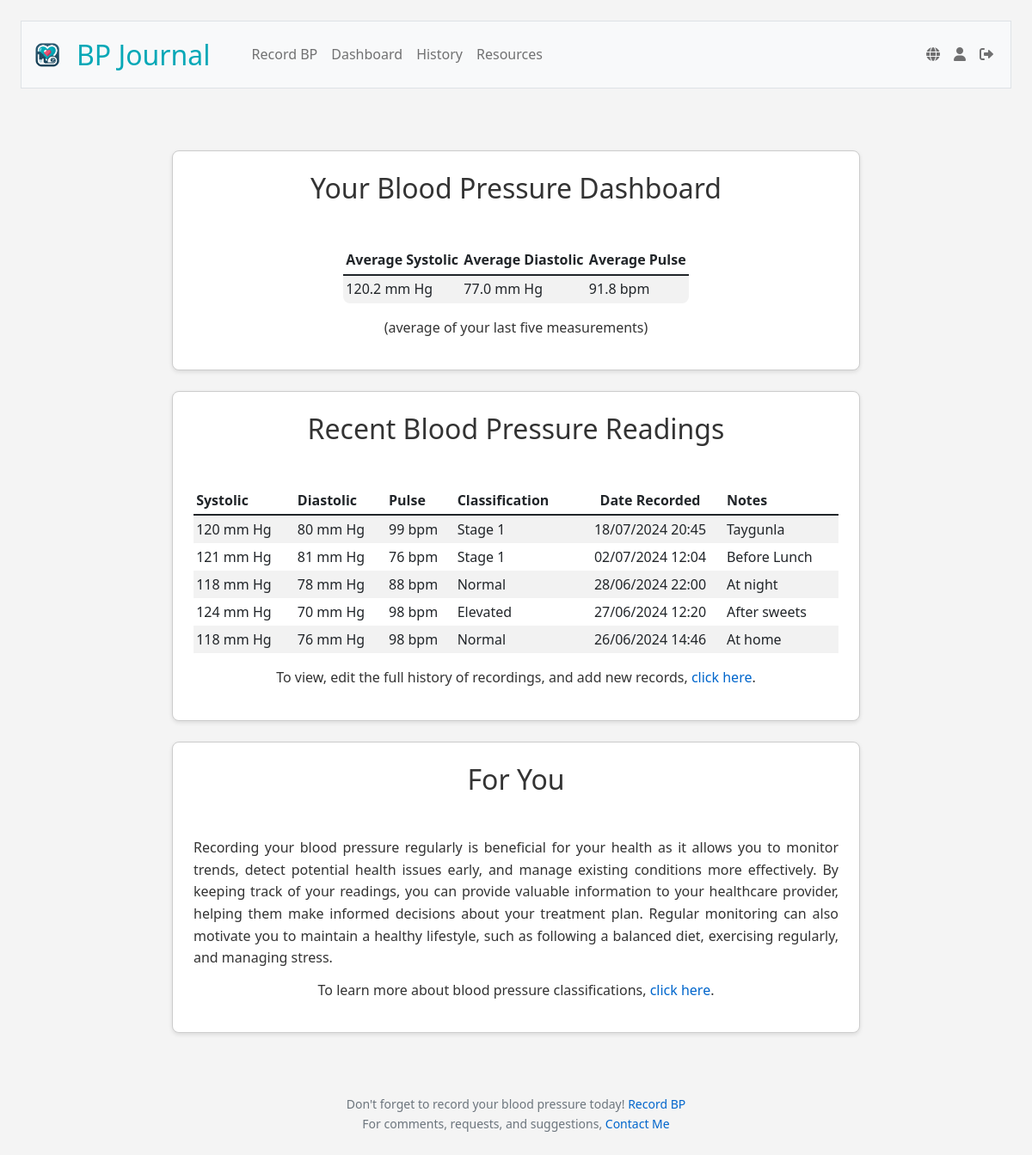
The app's page /dashboard (signed in) with its own data.
### tables this page shows
CREATE TABLE blood_pressure_readings (
id INTEGER PRIMARY KEY AUTOINCREMENT NOT NULL,
user_id INTEGER NOT NULL,
systolic INTEGER NOT NULL,
diastolic INTEGER NOT NULL,
pulse INTEGER,
reading_date DATETIME DEFAULT CURRENT_TIMESTAMP,
notes TEXT,
FOREIGN KEY (user_id) REFERENCES users (id));

### app.py (the view)
@app.route("/dashboard")
@login_required
def dashboard():
    user_id = session["user_id"]
    user_timezone = db.execute("SELECT timezone FROM users WHERE id = ?", user_id)[0]['timezone']
    user_tz = pytz.timezone(user_timezone)
    recording_rows = db.execute("""
                                SELECT *
                                FROM blood_pressure_readings
                                WHERE user_id = ?
                                ORDER BY reading_date
                                DESC LIMIT 5
    """, user_id)
    for row in recording_rows:
        row["classification"] = classify_bp(row["systolic"], row["diastolic"])
        utc_time = row["reading_date"]
        try:
            local_time = pytz.utc.localize(datetime.strptime(utc_time, '%Y-%m-%d %H:%M:%S')).astimezone(user_tz)
            row["reading_date"] = local_time.strftime('%d/%m/%Y %H:%M')
        except Exception:
            row["reading_date"] = utc_time
    user_avg_recording = db.execute("""
        SELECT AVG(systolic) AS avg_systolic,
        AVG(diastolic) AS avg_diastolic,
        AVG(pulse) AS avg_pulse
        FROM (
            SELECT systolic, diastolic, pulse
            FROM blood_pressure_readings
            WHERE user_id = ?
            ORDER BY reading_date DESC
            LIMIT 5
        )
    """, user_id)
    if user_avg_recording:
        avg_data = {
            'avg_systolic': round(user_avg_recording[0]['avg_systolic'], 1) if user_avg_recording[0]['avg_systolic'] else '',
            'avg_diastolic': round(user_avg_recording[0]['avg_diastolic'], 1) if user_avg_recording[0]['avg_diastolic'] else '',
            'avg_pulse': round(user_avg_recording[0]['avg_pulse'], 1) if user_avg_recording[0]['avg_pulse'] else ''
        }
    else:
        avg_data = {'avg_systolic': 'N/A', 'avg_diastolic': 'N/A', 'avg_pulse': 'N/A'}
    return render_template("dashboard.html", classes=g.language_data['classes'], data=g.language_data['dashboard'], last5reading=recording_rows, user_id=user_id, user_avg_recording=[avg_data])

### app.py (called while the page is built)
@app.before_request
def load_language_data():
    if 'language' not in session:
        session['language'] = 'en'
    user_lang = session['language']
    with open(f'languages/{user_lang}.json', 'r') as file:
        g.language_data = json.load(file)
    g.language_data['current_lang'] = user_lang

@app.after_request
def after_request(response):
    response.headers["Cache-Control"] = "no-cache, no-store, must-revalidate"
    response.headers["Expires"] = 0
    response.headers["Pragma"] = "no-cache"
    return response

@app.context_processor
def inject_layout_data():
    return dict(layout_data=g.language_data['layout'])

@app.context_processor
def inject_user_details():
    if 'user_id' in session:
        user_id = session['user_id']
        user_info = db.execute("SELECT username FROM users WHERE id = ?", user_id)
        if user_info:
            username = user_info[0]['username']
        else:
            username = None
    else:
        username = None
    return {'username': username}

### helpers.py (called while the page is built)
def classify_bp(systolic, diastolic):
    if systolic < 120 and diastolic < 80:
        return "Normal"
    elif 120 <= systolic < 130 and diastolic < 80:
        return "Elevated"
    elif 130 <= systolic < 140 or 80 <= diastolic < 90:
        return "High1"
    elif 140 <= systolic or 90 <= diastolic:
        return "High2"
    else:
        return "Crisis"

def login_required(f):
    @wraps(f)
    def decorated_function(*args, **kwargs):
        if session.get("user_id") is None:
            return redirect("/login")
        return f(*args, **kwargs)
    return decorated_function

### templates/dashboard.html (shortened to what this page needs)
{% extends "layout.html" %}
{% block main %}
<div class="section" id="average-table-div">
    <h2>{{ data.heading }}</h2>
    <table class="table table-striped" id="average-table">
        <thead>
            <tr>
                <th class="text-start">{{ data.avgSystolic }}</th>
                <th class="text-start">{{ data.avgDiastolic }}</th>
                <th class="text-start">{{ data.avgPulse }}</th>
            </tr>
        </thead>
        <tbody>
            {% for row in user_avg_recording %}
            <tr>
                <td class="text-start">{{ row.avg_systolic }} mm Hg</td>
                <td class="text-start">{{ row.avg_diastolic }} mm Hg</td>
                <td class="text-start">{{ row.avg_pulse }} bpm</td>
            </tr>
            {% endfor %}
        </tbody>
    </table>
    <p class="text-center">{{ data.description }}</p>
</div>
<div class="section", id="trends">
    <h2>{{ data.last5heading }}</h2>
    <table class="table table-striped", id="trends-table">
        <thead>
            <tr>
                <th class="text-start">{{ data.systolic }}</th>
                <th class="text-start">{{ data.diastolic }}</th>
                <th class="text-start">{{ data.pulse }}</th>
                <th class="text-start">{{ data.readingClassification }}</th>
                <th class="text-center">{{ data.dateRecorded }}</th>
                <th class="text-start">{{ data.notes }}</th>
            </tr>
        </thead>
        <tbody>
            {% for row in last5reading %}
            <tr>
                <td class="text-start">{{ row.systolic }} mm Hg</td>
                <td class="text-start">{{ row.diastolic }} mm Hg</td>
                <td class="text-start">{{ row.pulse }} bpm</td>
                <td class="text-start">{{ classes[row.classification] }}</td>
                <td class="text-center">{{ row.reading_date }}</td>
                <td class="text-start">{{ row.notes }}</td>
            </tr>
            {% endfor %}
        </tbody>
    </table>
    <p class="text-center">{{ data.historyLink.text }}, <a href="/history">{{ data.historyLink.textUrl }}</a>.</p>
</div>
<div class="section", id="alerts-tips-section">
    <h2>{{ data.alertsHeading }}</h2>
    <p>{{ data.comment }}</p>
    <p class="text-center">{{ data.classificationLink.text }}, <a href="/resources#bp-categories-section">{{ data.classificationLink.textUrl }}</a>.</p>
</div>
{% endblock %}

### static/styles.css (style rules this page uses)
body { background-color: #f4f4f4; color: #333; font-family: 'Segoe UI', Arial, sans-serif; line-height: 1.6; margin: 0; padding: 1.5em; }
h2, h3, h4, h5 { margin-bottom: 1.5em; text-align: center; }
h2 { font-size: 2em; }
p, li, a { font-size: 1em; text-align: justify; }
p, li { margin-bottom: .75em; }
a { color: #0066cc; text-decoration: none; }
.section { background-color: #ffffff; border: 1px solid #ccc; border-radius: .5em; box-shadow: 0 2px 5px rgba(0,0,0,0.1); padding: 1.5em; margin: 1.5em auto; margin-left: auto; margin-right: auto; max-width: 800px; }
#average-table { border-collapse: collapse; border-radius: .5em; margin-left: auto; margin-right: auto; max-width:max-content; overflow: hidden; text-align: center; }
#trends-table { padding: .4em; }
.table>:not(caption)>*>* { border-bottom-width: 0px; padding: .2rem .2rem; vertical-align: middle; }
.text-center { text-align: center; }

### records on screen
blood_pressure_readings: systolic "120", diastolic "80", pulse "99", classes "Stage 1", reading_date "18/07/2024 20:45", notes "Taygunla"
blood_pressure_readings: systolic "121", diastolic "81", pulse "76", classes "Stage 1", reading_date "02/07/2024 12:04", notes "Before Lunch"
blood_pressure_readings: systolic "118", diastolic "78", pulse "88", classes "Normal", reading_date "28/06/2024 22:00", notes "At night"
blood_pressure_readings: systolic "124", diastolic "70", pulse "98", classes "Elevated", reading_date "27/06/2024 12:20", notes "After sweets"
blood_pressure_readings: systolic "118", diastolic "76", pulse "98", classes "Normal", reading_date "26/06/2024 14:46", notes "At home"

### other values on screen
{{ layout_data.navbarBrand }} "BP Journal"
{{ layout_data.recordReading }} "Record BP"
{{ layout_data.dashboard }} "Dashboard"
{{ layout_data.history }} "History"
{{ layout_data.resources }} "Resources"
{{ data.heading }} "Your Blood Pressure Dashboard"
{{ data.avgSystolic }} "Average Systolic"
{{ data.avgDiastolic }} "Average Diastolic"
{{ data.avgPulse }} "Average Pulse"
{{ row.avg_systolic }} "120.2"
{{ row.avg_diastolic }} "77.0"
{{ row.avg_pulse }} "91.8"
{{ data.description }} "(average of your last five measurements)"
{{ data.last5heading }} "Recent Blood Pressure Readings"
{{ data.systolic }} "Systolic"
